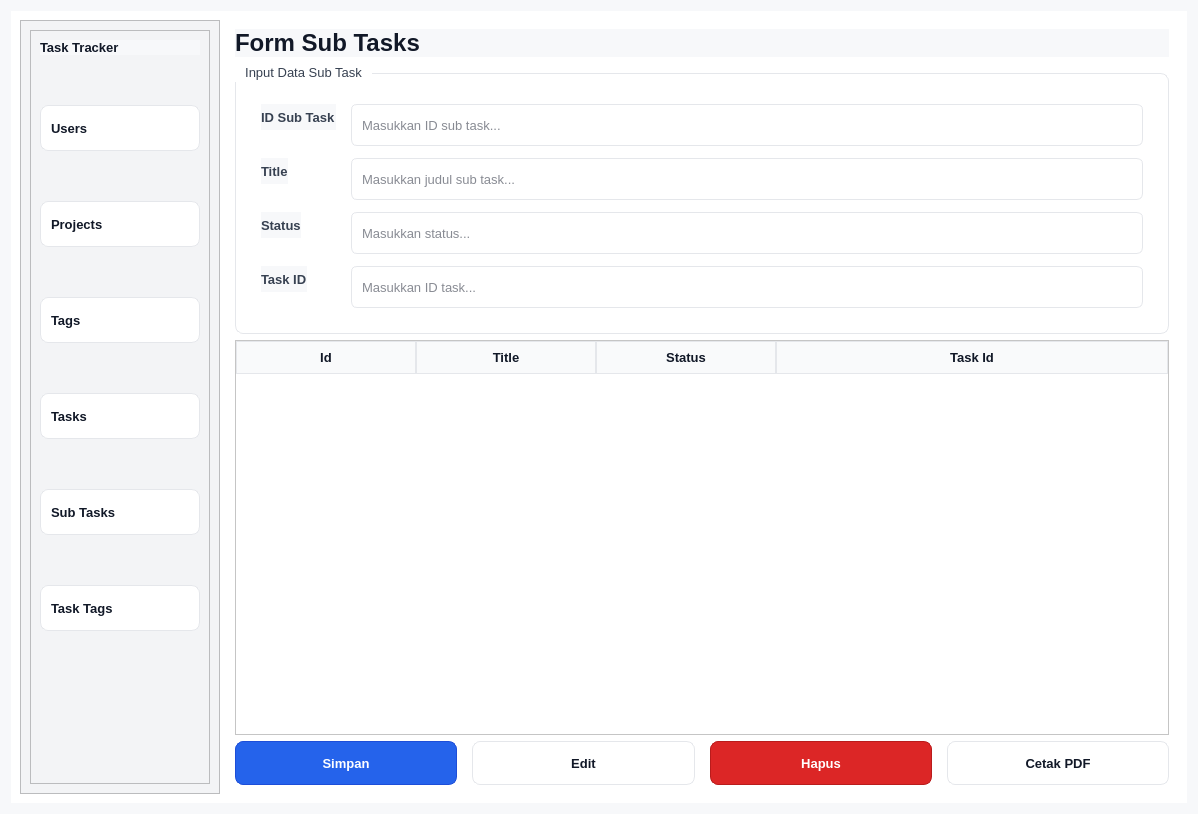
<?xml version="1.0" encoding="UTF-8"?>
<ui version="4.0">
 <class>Form</class>
 <widget class="QWidget" name="Form">
  <property name="geometry">
   <rect>
    <x>0</x>
    <y>0</y>
    <width>1198</width>
    <height>814</height>
   </rect>
  </property>
  <property name="windowTitle">
   <string>Form Sub Tasks</string>
  </property>
  <property name="styleSheet">
   <string notr="true">
* {
  font-family: &quot;Segoe UI&quot;;
  font-size: 10pt;
  color: #111827;
}
QWidget {
  background: #F7F8FA;
}
QFrame#frame_2, QFrame#frame_4 {
  background: #F3F4F6;
}
QFrame#frame_2 {
  border-right: 1px solid #E5E7EB;
}
QFrame#frame, QFrame#frame_3 {
  background: #FFFFFF;
  border: none;
}
QLabel#label {
  font-size: 18pt;
  font-weight: 700;
  color: #111827;
}
QLabel#label_3, QLabel#label_4, QLabel#label_5, QLabel#label_6 {
  font-weight: 600;
  color: #374151;
}
QPushButton {
  background-color: #FFFFFF;
  border: 1px solid #E5E7EB;
  border-radius: 8px;
  padding: 6px 12px;
  color: #111827;
  font-weight: 600;
  min-height: 30px;
  qproperty-cursor: pointingHandCursor;
}
QPushButton:hover {
  background-color: #F3F4F6;
}
QPushButton:pressed {
  background-color: #E5E7EB;
}
QPushButton:disabled {
  color: #9CA3AF;
  background-color: #F3F4F6;
  border-color: #E5E7EB;
}
QFrame#frame_4 QPushButton {
  text-align: left;
  padding: 6px 10px;
  min-height: 32px;
}
QFrame#frame_4 QPushButton:hover {
  background: #F3F4F6;
}
QFrame#frame_4 QPushButton:pressed {
  background: #E5F0FF;
  border-color: #2563EB;
  color: #1D4ED8;
}
QPushButton#pushButton_7 {
  background-color: #2563EB;
  color: #FFFFFF;
  border: 1px solid #1D4ED8;
}
QPushButton#pushButton_7:hover { background-color: #1D4ED8; }
QPushButton#pushButton_7:pressed { background-color: #1E40AF; }
QPushButton#pushButton_8 {}
QPushButton#pushButton_9 {
  background-color: #DC2626;
  color: #FFFFFF;
  border: 1px solid #B91C1C;
}
QPushButton#pushButton_9:hover { background-color: #B91C1C; }
QPushButton#pushButton_9:pressed { background-color: #991B1B;
}
QLineEdit, QPlainTextEdit, QTextEdit, QComboBox, QSpinBox, QDoubleSpinBox, QDateEdit, QTimeEdit, QDateTimeEdit {
  background: #FFFFFF;
  border: 1px solid #E5E7EB;
  border-radius: 6px;
  padding: 6px 8px;
  min-height: 28px;
}
QLineEdit:focus, QPlainTextEdit:focus, QTextEdit:focus, QComboBox:focus,
QSpinBox:focus, QDoubleSpinBox:focus, QDateEdit:focus, QTimeEdit:focus, QDateTimeEdit:focus {
  border-color: #2563EB;
}
QLineEdit:disabled, QComboBox:disabled {
  background-color: #F3F4F6;
  color: #9CA3AF;
}
QTableView, QTableWidget {
  background: #FFFFFF;
  gridline-color: #E5E7EB;
  selection-background-color: #E5F0FF;
  selection-color: #111827;
  alternate-background-color: #F9FAFB;
}
QHeaderView::section {
  background: #F9FAFB;
  color: #111827;
  padding: 6px 8px;
  border: 1px solid #E5E7EB;
  font-weight: 600;
}
QTableCornerButton::section {
  background: #F9FAFB;
  border: 1px solid #E5E7EB;
}
QTableView::item {
  padding: 4px 8px;
}
QGroupBox {
  border: 1px solid #E5E7EB;
  border-radius: 8px;
  margin-top: 10px;
  background: #FFFFFF;
  padding: 15px;
}
QGroupBox::title {
  subcontrol-origin: margin;
  subcontrol-position: top left;
  padding: 2px 8px;
  color: #374151;
  font-weight: 600;
  background: #FFFFFF;
}
QScrollBar:vertical {
  background: transparent;
  width: 12px;
  margin: 0px;
}
QScrollBar::handle:vertical {
  background: #CBD5E1;
  border-radius: 6px;
  min-height: 24px;
}
QScrollBar::handle:vertical:hover { background: #94A3B8; }
QScrollBar::add-line:vertical, QScrollBar::sub-line:vertical { height: 0; }
QScrollBar:horizontal {
  background: transparent;
  height: 12px;
  margin: 0px;
}
QScrollBar::handle:horizontal {
  background: #CBD5E1;
  border-radius: 6px;
  min-width: 24px;
}
QScrollBar::handle:horizontal:hover { background: #94A3B8; }
QScrollBar::add-line:horizontal, QScrollBar::sub-line:horizontal { width: 0;
}
</string>
  </property>
  <layout class="QVBoxLayout" name="verticalLayout">
   <item>
    <widget class="QFrame" name="frame">
     <property name="styleSheet">
      <string notr="true"/>
     </property>
     <property name="frameShape">
      <enum>QFrame::StyledPanel</enum>
     </property>
     <property name="frameShadow">
      <enum>QFrame::Raised</enum>
     </property>
     <layout class="QHBoxLayout" name="horizontalLayout">
      <item>
       <widget class="QFrame" name="frame_2">
        <property name="minimumSize">
         <size>
          <width>200</width>
          <height>0</height>
         </size>
        </property>
        <property name="styleSheet">
         <string notr="true"/>
        </property>
        <property name="frameShape">
         <enum>QFrame::StyledPanel</enum>
        </property>
        <property name="frameShadow">
         <enum>QFrame::Raised</enum>
        </property>
        <layout class="QVBoxLayout" name="verticalLayout_2">
         <item>
          <widget class="QFrame" name="frame_4">
           <property name="styleSheet">
            <string notr="true"/>
           </property>
           <property name="frameShape">
            <enum>QFrame::StyledPanel</enum>
           </property>
           <property name="frameShadow">
            <enum>QFrame::Raised</enum>
           </property>
           <layout class="QVBoxLayout" name="verticalLayout_3">
            <property name="spacing">
             <number>50</number>
            </property>
            <item>
             <widget class="QLabel" name="label_2">
              <property name="font">
               <font>
                <family>Segoe UI</family>
                <pointsize>10</pointsize>
                <weight>75</weight>
                <bold>true</bold>
               </font>
              </property>
              <property name="text">
               <string>Task Tracker</string>
              </property>
             </widget>
            </item>
            <item>
             <widget class="QPushButton" name="pushButton">
              <property name="font">
               <font>
                <family>Segoe UI</family>
                <pointsize>10</pointsize>
                <weight>75</weight>
                <bold>true</bold>
               </font>
              </property>
              <property name="cursor">
               <cursorShape>PointingHandCursor</cursorShape>
              </property>
              <property name="styleSheet">
               <string notr="true"/>
              </property>
              <property name="text">
               <string>Users</string>
              </property>
             </widget>
            </item>
            <item>
             <widget class="QPushButton" name="pushButton_4">
              <property name="font">
               <font>
                <family>Segoe UI</family>
                <pointsize>10</pointsize>
                <weight>75</weight>
                <bold>true</bold>
               </font>
              </property>
              <property name="cursor">
               <cursorShape>PointingHandCursor</cursorShape>
              </property>
              <property name="text">
               <string>Projects</string>
              </property>
             </widget>
            </item>
            <item>
             <widget class="QPushButton" name="pushButton_5">
              <property name="font">
               <font>
                <family>Segoe UI</family>
                <pointsize>10</pointsize>
                <weight>75</weight>
                <bold>true</bold>
               </font>
              </property>
              <property name="cursor">
               <cursorShape>PointingHandCursor</cursorShape>
              </property>
              <property name="text">
               <string>Tags</string>
              </property>
             </widget>
            </item>
            <item>
             <widget class="QPushButton" name="pushButton_2">
              <property name="font">
               <font>
                <family>Segoe UI</family>
                <pointsize>10</pointsize>
                <weight>75</weight>
                <bold>true</bold>
               </font>
              </property>
              <property name="cursor">
               <cursorShape>PointingHandCursor</cursorShape>
              </property>
              <property name="styleSheet">
               <string notr="true"/>
              </property>
              <property name="text">
               <string>Tasks</string>
              </property>
             </widget>
            </item>
            <item>
             <widget class="QPushButton" name="pushButton_6">
              <property name="font">
               <font>
                <family>Segoe UI</family>
                <pointsize>10</pointsize>
                <weight>75</weight>
                <bold>true</bold>
               </font>
              </property>
              <property name="cursor">
               <cursorShape>PointingHandCursor</cursorShape>
              </property>
              <property name="text">
               <string>Sub Tasks</string>
              </property>
             </widget>
            </item>
            <item>
             <widget class="QPushButton" name="pushButton_3">
              <property name="font">
               <font>
                <family>Segoe UI</family>
                <pointsize>10</pointsize>
                <weight>75</weight>
                <bold>true</bold>
               </font>
              </property>
              <property name="cursor">
               <cursorShape>PointingHandCursor</cursorShape>
              </property>
              <property name="styleSheet">
               <string notr="true"/>
              </property>
              <property name="text">
               <string>Task Tags</string>
              </property>
             </widget>
            </item>
            <item>
             <spacer name="verticalSpacer">
              <property name="orientation">
               <enum>Qt::Vertical</enum>
              </property>
              <property name="sizeHint" stdset="0">
               <size>
                <width>20</width>
                <height>40</height>
               </size>
              </property>
             </spacer>
            </item>
           </layout>
          </widget>
         </item>
        </layout>
       </widget>
      </item>
      <item>
       <widget class="QFrame" name="frame_3">
        <property name="minimumSize">
         <size>
          <width>800</width>
          <height>0</height>
         </size>
        </property>
        <property name="styleSheet">
         <string notr="true"/>
        </property>
        <property name="frameShape">
         <enum>QFrame::StyledPanel</enum>
        </property>
        <property name="frameShadow">
         <enum>QFrame::Raised</enum>
        </property>
        <layout class="QVBoxLayout" name="verticalLayout_4">
         <item>
          <widget class="QLabel" name="label">
           <property name="font">
            <font>
             <family>Segoe UI</family>
             <pointsize>18</pointsize>
             <weight>87</weight>
             <bold>true</bold>
            </font>
           </property>
           <property name="styleSheet">
            <string notr="true"/>
           </property>
           <property name="text">
            <string>Form Sub Tasks</string>
           </property>
          </widget>
         </item>
         <item>
          <widget class="QGroupBox" name="groupBox">
           <property name="title">
            <string>Input Data Sub Task</string>
           </property>
           <layout class="QFormLayout" name="formLayout">
            <property name="horizontalSpacing">
             <number>15</number>
            </property>
            <property name="verticalSpacing">
             <number>12</number>
            </property>
            <property name="leftMargin">
             <number>10</number>
            </property>
            <property name="topMargin">
             <number>15</number>
            </property>
            <property name="rightMargin">
             <number>10</number>
            </property>
            <property name="bottomMargin">
             <number>10</number>
            </property>
            <item row="0" column="0">
             <widget class="QLabel" name="label_3">
              <property name="font">
               <font>
                <family>Segoe UI</family>
                <pointsize>10</pointsize>
                <weight>75</weight>
                <bold>true</bold>
               </font>
              </property>
              <property name="text">
               <string>ID Sub Task</string>
              </property>
             </widget>
            </item>
            <item row="0" column="1">
             <widget class="QLineEdit" name="lineEdit_id">
              <property name="font">
               <font>
                <family>Segoe UI</family>
                <pointsize>10</pointsize>
               </font>
              </property>
              <property name="placeholderText">
               <string>Masukkan ID sub task... </string>
              </property>
             </widget>
            </item>
            <item row="1" column="0">
             <widget class="QLabel" name="label_4">
              <property name="font">
               <font>
                <family>Segoe UI</family>
                <pointsize>10</pointsize>
                <weight>75</weight>
                <bold>true</bold>
               </font>
              </property>
              <property name="text">
               <string>Title</string>
              </property>
             </widget>
            </item>
            <item row="1" column="1">
             <widget class="QLineEdit" name="lineEdit_title">
              <property name="font">
               <font>
                <family>Segoe UI</family>
                <pointsize>10</pointsize>
               </font>
              </property>
              <property name="placeholderText">
               <string>Masukkan judul sub task...</string>
              </property>
             </widget>
            </item>
            <item row="2" column="0">
             <widget class="QLabel" name="label_5">
              <property name="font">
               <font>
                <family>Segoe UI</family>
                <pointsize>10</pointsize>
                <weight>75</weight>
                <bold>true</bold>
               </font>
              </property>
              <property name="text">
               <string>Status</string>
              </property>
             </widget>
            </item>
            <item row="2" column="1">
             <widget class="QLineEdit" name="lineEdit_status">
              <property name="font">
               <font>
                <family>Segoe UI</family>
                <pointsize>10</pointsize>
               </font>
              </property>
              <property name="placeholderText">
               <string>Masukkan status... </string>
              </property>
             </widget>
            </item>
            <item row="3" column="0">
             <widget class="QLabel" name="label_6">
              <property name="font">
               <font>
                <family>Segoe UI</family>
                <pointsize>10</pointsize>
                <weight>75</weight>
                <bold>true</bold>
               </font>
              </property>
              <property name="text">
               <string>Task ID</string>
              </property>
             </widget>
            </item>
            <item row="3" column="1">
             <widget class="QLineEdit" name="lineEdit_task_id">
              <property name="font">
               <font>
                <family>Segoe UI</family>
                <pointsize>10</pointsize>
               </font>
              </property>
              <property name="placeholderText">
               <string>Masukkan ID task...</string>
              </property>
             </widget>
            </item>
           </layout>
          </widget>
         </item>
         <item>
          <widget class="QTableWidget" name="tableWidget">
           <property name="font">
            <font>
             <family>Segoe UI</family>
             <pointsize>10</pointsize>
            </font>
           </property>
           <property name="cursor" stdset="0">
            <cursorShape>PointingHandCursor</cursorShape>
           </property>
           <property name="styleSheet">
            <string notr="true"/>
           </property>
           <property name="frameShadow">
            <enum>QFrame::Plain</enum>
           </property>
           <property name="horizontalScrollMode">
            <enum>QAbstractItemView::ScrollPerItem</enum>
           </property>
           <property name="wordWrap">
            <bool>false</bool>
           </property>
           <attribute name="horizontalHeaderVisible">
            <bool>true</bool>
           </attribute>
           <attribute name="horizontalHeaderCascadingSectionResizes">
            <bool>true</bool>
           </attribute>
           <attribute name="horizontalHeaderMinimumSectionSize">
            <number>120</number>
           </attribute>
           <attribute name="horizontalHeaderDefaultSectionSize">
            <number>180</number>
           </attribute>
           <attribute name="horizontalHeaderHighlightSections">
            <bool>true</bool>
           </attribute>
           <attribute name="horizontalHeaderShowSortIndicator" stdset="0">
            <bool>false</bool>
           </attribute>
           <attribute name="horizontalHeaderStretchLastSection">
            <bool>true</bool>
           </attribute>
           <attribute name="verticalHeaderCascadingSectionResizes">
            <bool>false</bool>
           </attribute>
           <attribute name="verticalHeaderHighlightSections">
            <bool>true</bool>
           </attribute>
           <attribute name="verticalHeaderStretchLastSection">
            <bool>false</bool>
           </attribute>
           <column>
            <property name="text">
             <string>Id</string>
            </property>
            <property name="textAlignment">
             <set>AlignCenter</set>
            </property>
           </column>
           <column>
            <property name="text">
             <string>Title</string>
            </property>
            <property name="textAlignment">
             <set>AlignCenter</set>
            </property>
           </column>
           <column>
            <property name="text">
             <string>Status</string>
            </property>
            <property name="textAlignment">
             <set>AlignCenter</set>
            </property>
           </column>
           <column>
            <property name="text">
             <string>Task Id</string>
            </property>
            <property name="textAlignment">
             <set>AlignCenter</set>
            </property>
           </column>
          </widget>
         </item>
         <item>
          <layout class="QHBoxLayout" name="horizontalLayout_2">
           <property name="spacing">
            <number>15</number>
           </property>
           <item>
            <widget class="QPushButton" name="pushButton_7">
             <property name="font">
              <font>
               <family>Segoe UI</family>
               <pointsize>10</pointsize>
               <weight>75</weight>
               <bold>true</bold>
              </font>
             </property>
             <property name="cursor">
              <cursorShape>PointingHandCursor</cursorShape>
             </property>
             <property name="text">
              <string>Simpan</string>
             </property>
            </widget>
           </item>
           <item>
            <widget class="QPushButton" name="pushButton_8">
             <property name="font">
              <font>
               <family>Segoe UI</family>
               <pointsize>10</pointsize>
               <weight>75</weight>
               <bold>true</bold>
              </font>
             </property>
             <property name="cursor">
              <cursorShape>PointingHandCursor</cursorShape>
             </property>
             <property name="text">
              <string>Edit</string>
             </property>
            </widget>
           </item>
           <item>
            <widget class="QPushButton" name="pushButton_9">
             <property name="font">
              <font>
               <family>Segoe UI</family>
               <pointsize>10</pointsize>
               <weight>75</weight>
               <bold>true</bold>
              </font>
             </property>
             <property name="cursor">
              <cursorShape>PointingHandCursor</cursorShape>
             </property>
             <property name="text">
              <string>Hapus</string>
             </property>
            </widget>
           </item>
           <item>
            <widget class="QPushButton" name="pushButton_cetak">
             <property name="font">
              <font>
               <family>Segoe UI</family>
               <pointsize>10</pointsize>
               <weight>75</weight>
               <bold>true</bold>
              </font>
             </property>
             <property name="cursor">
              <cursorShape>PointingHandCursor</cursorShape>
             </property>
             <property name="text">
              <string>Cetak PDF</string>
             </property>
            </widget>
           </item>
          </layout>
         </item>
        </layout>
       </widget>
      </item>
     </layout>
    </widget>
   </item>
  </layout>
 </widget>
 <resources/>
 <connections/>
</ui>
